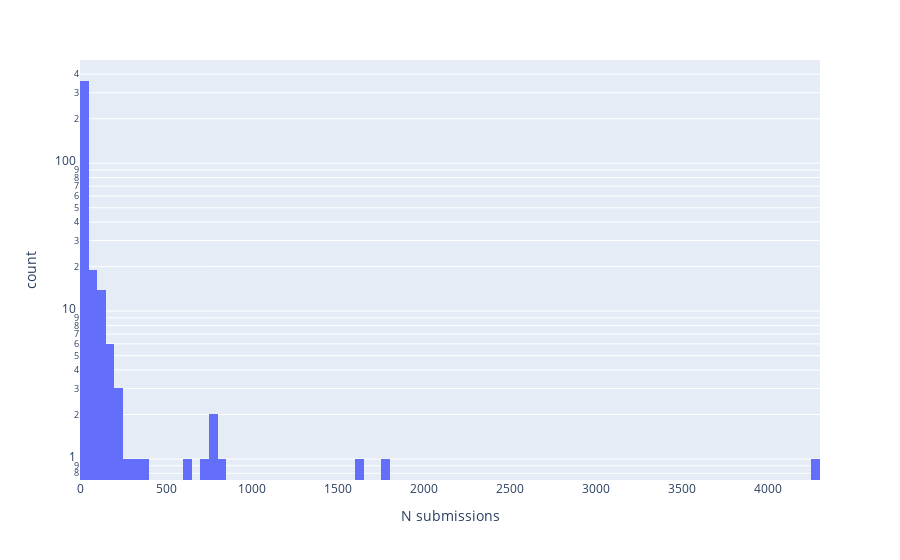

Notebook code for this chart:
### Code cell
px.histogram(creators, 'N submissions', log_y=True)

### Figure 1 — Plotly figure (JSON) as saved in the notebook; plotly's stock layout.template omitted (floating-point values rounded to 4 significant figures; data arrays with more than 128 entries replaced by an {"elided": "..."} marker saying what was removed)
{"data": [{"alignmentgroup": "True", "bingroup": "x", "hovertemplate": "N submissions=%{x}<br>count=%{y}<extra></extra>", "legendgroup": "", "marker": {"color": "#636efa", "pattern": {"shape": ""}}, "name": "", "offsetgroup": "", "orientation": "v", "showlegend": false, "type": "histogram", "x": {"elided": "413 int values"}, "xaxis": "x", "yaxis": "y"}], "layout": {"autosize": true, "barmode": "relative", "legend": {"tracegroupgap": 0}, "margin": {"t": 60}, "xaxis": {"anchor": "y", "autorange": true, "domain": [0, 1], "range": [-0.5, 4300.0], "title": {"text": "N submissions"}, "type": "linear"}, "yaxis": {"anchor": "x", "autorange": true, "domain": [0, 1], "range": [-0.142, 2.698], "title": {"text": "count"}, "type": "log"}}}
